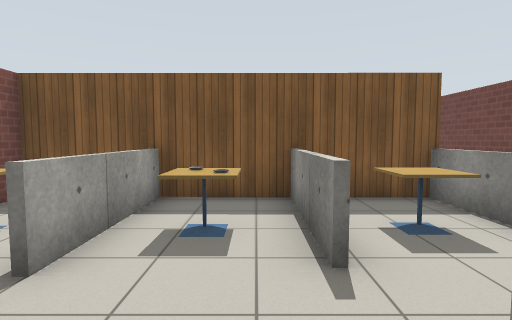
[1] (above)

17 first-person views from a walk through a robot-simulator world made for Gazebo. The camera is 1.2 m above the floor, tilts 4° down and sees 80° across. Floor lines are 1 m apart. The floor is counted in squares, 1 m on a side. Each view is taken from the middle of a square. On the plan, view 1 faces up. The plan holds only what a view shows up to about 13 squares ahead; the rest is blank. Robots are left out. Gazebo's built-in surfaces are drawn with simple patterns. Some surface patterns are stand-ins.

[2]
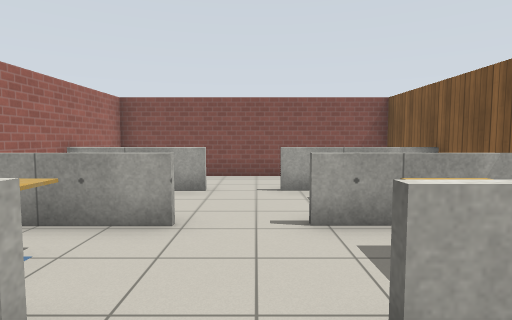

[3]
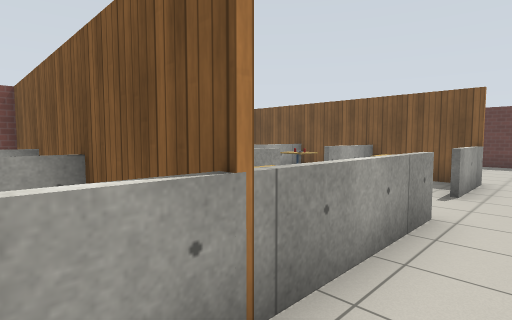

[4]
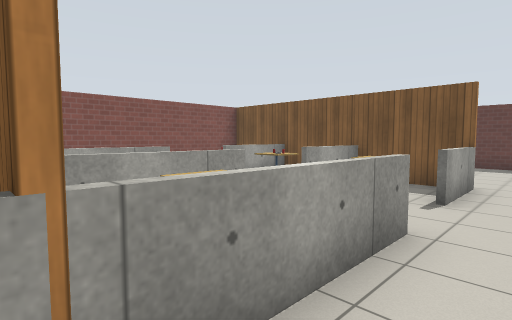

[5]
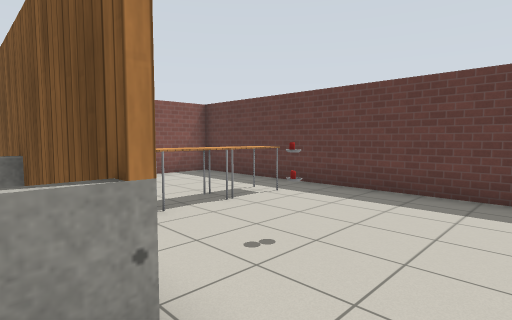

[6]
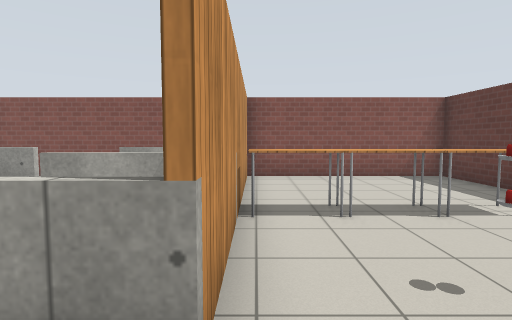

[7]
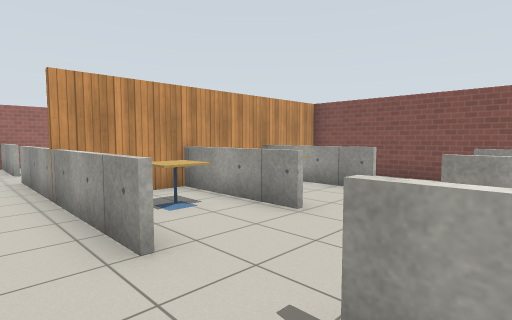

[8]
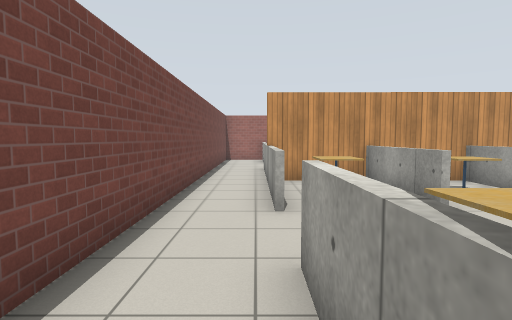

[9]
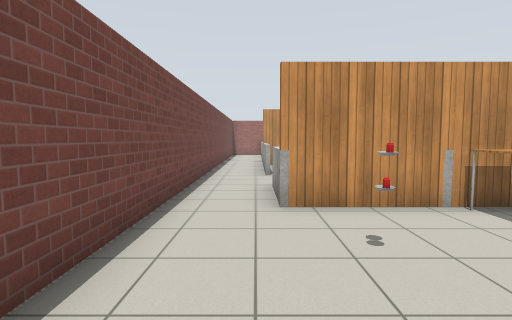

[10]
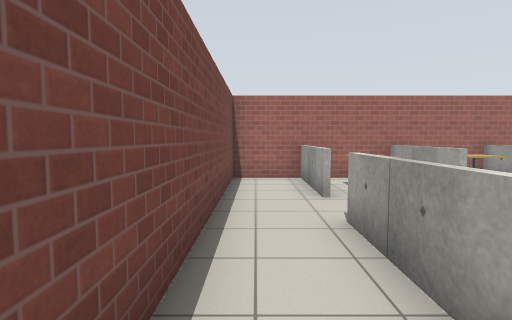

[11]
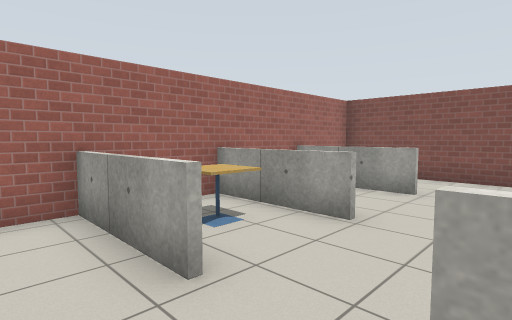

[12]
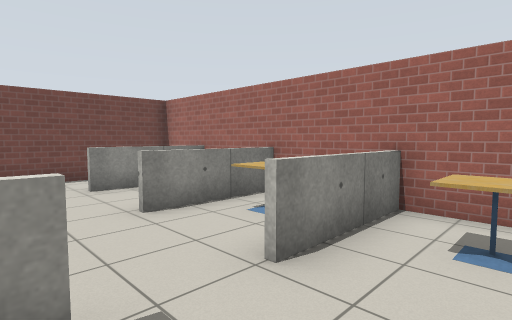

[13]
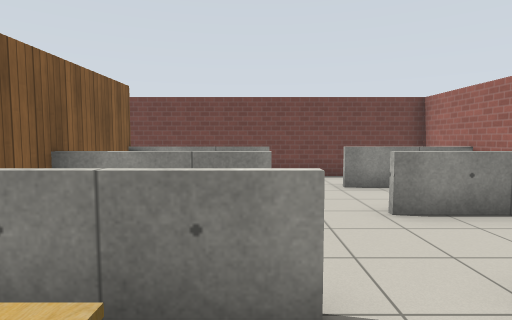

[14]
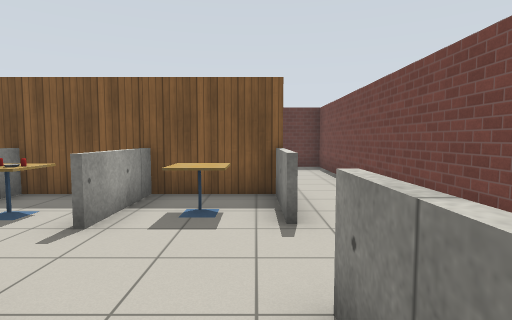

[15]
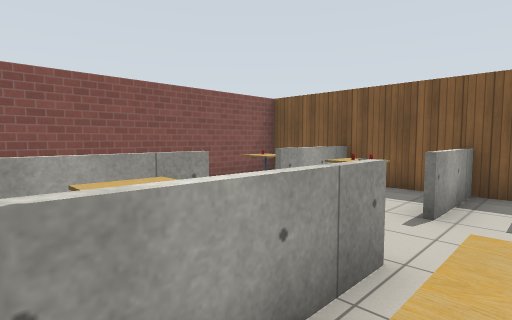

[16]
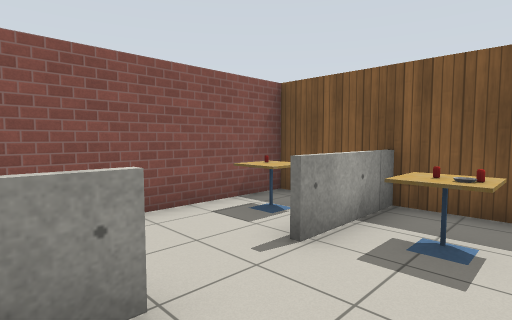

[17]
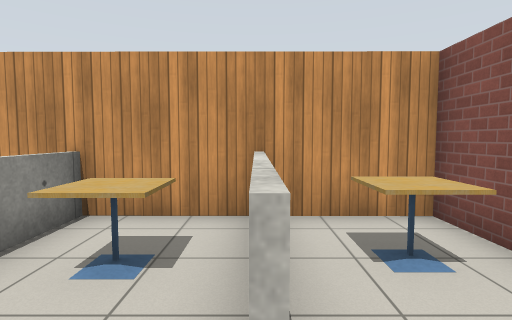

### Floor plan
Points are (right, up) in squares from view 1. A wall is a line through its corners. A room is listed if a view was taken in it or the views show most of it. See-through windows are left out.
Room 1 (view 1)
walls: (0.6, 6.1) (-2.1, 6.2); (-2, -2.3) (1, -2.3)
low walls: (0.7, 2.8) (0.7, 7.9); (-2, 0.9) (-2, -2.4); (0.7, -2.4) (0.7, 0.9); (-2, 6.5) (-2, 2.5)
ways out: opening at (-2, 2) to room 3; opening at (1, 2) to room 7
objects: cafe table (-1, -1) to (0, -1); other object (-1, 4); other object (0, 4)
Room 2 (views 2, 3, 4, 5, 6, 7, 8, 9, 10, 11, 14, 15)
walls: (3.5, 14.6) (1, 14.6); (0.5, 14.7) (3.7, 14.7) (3.7, 12.1); (3.7, 10.1) (3.7, 2.6); (1.1, 6.3) (3.8, 6.3); (-4.7, 14.7) (-0.5, 14.7); (5.7, 0.4) (5.7, 21) (-4.7, 21) (-4.7, 14.6)
low walls: (3.5, 12.2) (3.5, 14.6); (0.9, 14.6) (0.9, 11.9); (0.9, 9.9) (0.9, 6); (3.5, 8.5) (3.5, 10.1); (3.7, 0.9) (3.7, 0.2)
ways out: opening at (1, 11) to room 4; opening at (5, 1) to room 6; opening at (4, 2) to room 7
objects: table (0, 15) to (0, 16); table (0, 17); table (0, 18) to (0, 19); cafe table (2, 8); cafe table (2, 13); other object (3, 17)
Room 3 (views 12, 13)
walls: (-2.1, 6.2) (-4.8, 6.2); (-4.7, 6.5) (-4.7, -2.3) (-2, -2.3)
low walls: (-2.1, 2.5) (-2.1, 4.8); (-2.1, -2.4) (-2.1, 0.9)
ways out: opening at (-2, 2) to room 1
objects: cafe table (-4, -1) to (-3, -1); cafe table (-4, 4) to (-3, 4)
Room 4 (view 16)
walls: (-0.5, 14.7) (0.5, 14.7); (1, 14.6) (-2, 14.6); (-2.1, 6.3) (1.1, 6.3)
low walls: (-2, 10) (-2, 6.5); (-2, 14.6) (-2, 11.8)
ways out: opening at (1, 11) to room 2; opening at (-2, 11) to room 5
objects: cafe table (-1, 8) to (0, 8); cafe table (-1, 12); other object (-1, 13); other object (-1, 14); other object (0, 13)
Room 5 (view 17)
walls: (-2, 14.6) (-4.7, 14.6) (-4.7, 6.5); (-4.8, 6.3) (-2.1, 6.3)
ways out: opening at (-2, 11) to room 4
objects: cafe table (-4, 8) to (-3, 8); other object (-4, 13); cafe table (-3, 13)
Room 6 (no view inside)
walls: (1, -2.3) (5.7, -2.3) (5.7, 0.4)
low walls: (3.7, -1.4) (3.7, -2.4); (0.9, 0.9) (0.9, -2.4)
ways out: opening at (5, 1) to room 2; opening at (2, 1) to room 7
objects: cafe table (2, -1) to (3, 0)
Room 7 (no view inside)
walls: (3.8, 6.1) (0.6, 6.1)
low walls: (3.5, 2.6) (3.5, 6.2); (3.5, 0.2) (3.5, 0.9); (0.9, 6) (0.9, 2.8)
ways out: opening at (1, 2) to room 1; opening at (4, 2) to room 2; opening at (2, 1) to room 6
objects: cafe table (2, 4)

Where each view was taken, in squares from view 1:
view 1: 0 up, 0 right, facing up
view 2: 2 up, 5 right, facing left
view 3: 5 up, 5 right, facing up-left
view 4: 6 up, 5 right, facing up-left
view 5: 14 up, 5 right, facing up-left
view 6: 15 up, 5 right, facing left
view 7: 13 up, 5 right, facing down-left
view 8: 15 up, 4 right, facing down
view 9: 20 up, 4 right, facing down
view 10: 7 up, 5 right, facing down
view 11: 3 up, 5 right, facing down-left
view 12: 3 up, 4 left, facing down-right
view 13: 3 up, 4 left, facing right
view 14: 8 up, 3 right, facing up
view 15: 7 up, 2 right, facing up-left
view 16: 9 up, 0 right, facing up-left
view 17: 11 up, 2 left, facing down
